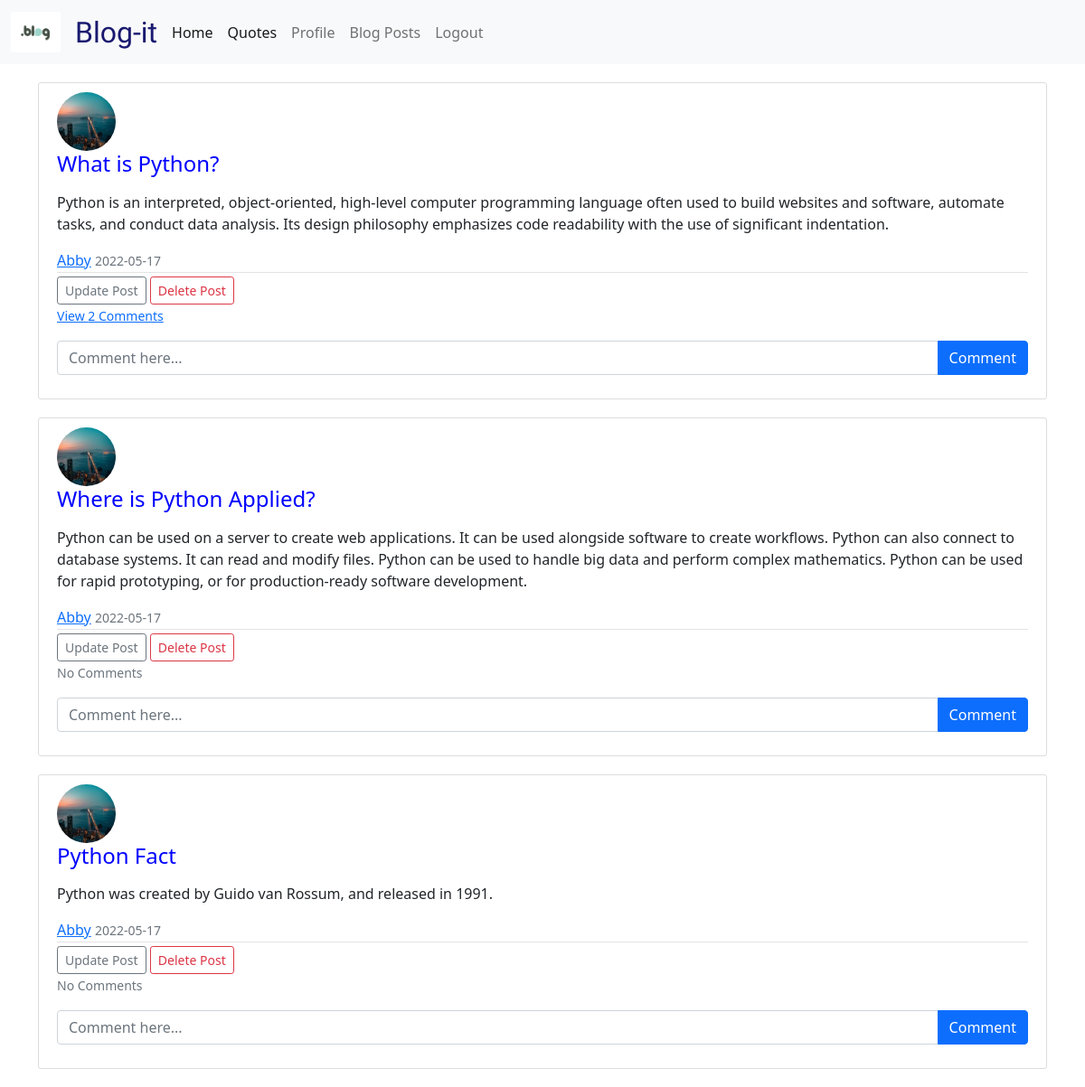
Page /blogpost (signed in) on the committed database.
### app/models.py (models this page shows, shortened)
class Post(db.Model):
    __tablename__ = 'post'
    id = db.Column(db.Integer, primary_key=True)
    title = db.Column(db.String(100), nullable=False)
    date_posted = db.Column(db.DateTime, nullable=False, default=datetime.utcnow)
    content = db.Column(db.Text, nullable=False)
    user_id = db.Column(db.Integer, db.ForeignKey('user.id'), nullable=False)
    comments = db.relationship('Comment', backref='post', passive_deletes=True)

class User(db.Model, UserMixin):
    __tablename__ = 'user'
    id = db.Column(db.Integer, primary_key=True)
    username = db.Column(db.String(20), unique=True, nullable=False)
    email = db.Column(db.String(120), unique=True, nullable=False)
    image_file = db.Column(db.String(20), nullable=False, default='default.jpg')
    password = db.Column(db.String(60), nullable=False)
    posts = db.relationship('Post', backref='author', lazy=True)
    comments = db.relationship('Comment', backref='author', passive_deletes=True)

### app/main.py (the view)
@app.route("/blogpost")
@login_required
def blogpost():
    posts = Post.query.all()
    return render_template('blog_post.html', posts=posts)

### app/models.py (called while the page is built)
@login_manager.user_loader
def load_user(user_id):
    return User.query.get(int(user_id))

### app/templates/blog_post.html (shortened to what this page needs)
{% extends "index.html" %}
{% block content %}
    {% for post in posts %}
        <article class="media content-section">
          <img class="rounded-circle article-img" src="{{ url_for('static', filename='image/img3.jpeg') }}">
          <div class="media-body">
            <h4><p class="article-title" href="{{ url_for('post', post_id=post.id) }}">{{ post.title }}</p></h4>
            <p class="article-content">{{ post.content }}</p>
            <div class="article-metadata">
              <a class="mr-2" href="#">{{ post.author.username }}</a>
              <small class="text-muted">{{ post.date_posted.strftime('%Y-%m-%d') }}</small>
            </div>
          </div>
          <a href="{{url_for('update_post', post_id=post.id)}}" class="btn btn-outline-secondary btn-sm">Update Post</a>
          <a href="{{ url_for('delete_post', post_id=post.id) }}" method="POST" class="btn btn-outline-danger btn-sm">Delete Post</a><br>
        <p class="card-text">
          {% if post.comments|length > 0 %}
          <a data-bs-toggle="collapse" href="#comments-{{post.id}}" role="button">
            <small>View {{post.comments|length}} Comments</small>
          </a>
          {% else %}
          <small class="text-muted">No Comments</small>
          {% endif %}
        </p>
        <form class="input-group mb-3" method="POST" action="/create-comment/{{post.id}}">
          <input type="text" id="text" name="text" class="form-control" placeholder="Comment here..."/>
          <button type="submit" class="btn btn-primary">Comment</button>
        </form>
      </article>
    {% endfor %}
{% endblock content %}

### app/static/css/styles.css (style rules this page uses)
.content-section { background: #ffffff; padding: 10px 20px; border: 1px solid #dddddd; border-radius: 3px; margin-bottom: 20px; margin-top: 20px; }
p.article-title { color:blue }
.article-content { white-space: pre-line; }
.article-img { height: 65px; width: 65px; margin-right: 16px; }
.article-metadata { padding-bottom: 1px; margin-bottom: 4px; border-bottom: 1px solid #e3e3e3 }

### rows in the picture
Post: title "What is Python?", content "Python is an interpreted, object-oriented, high-level computer programming language often used to build websites and software, automate tasks, and conduct data analysis. Its design philosophy emphasizes code readability with the use of significant indentation.", author.username "Abby", date_posted "2022-05-17", comments|length "2"
Post: title "Where is Python Applied?", content "Python can be used on a server to create web applications. It can be used alongside software to create workflows. Python can also connect to database systems. It can read and modify files. Python can be used to handle big data and perform complex mathematics. Python can be used for rapid prototyping, or for production-ready software development.", author.username "Abby", date_posted "2022-05-17", shows "No Comments"
Post: title "Python Fact", content "Python was created by Guido van Rossum, and released in 1991.", author.username "Abby", date_posted "2022-05-17", shows "No Comments"
